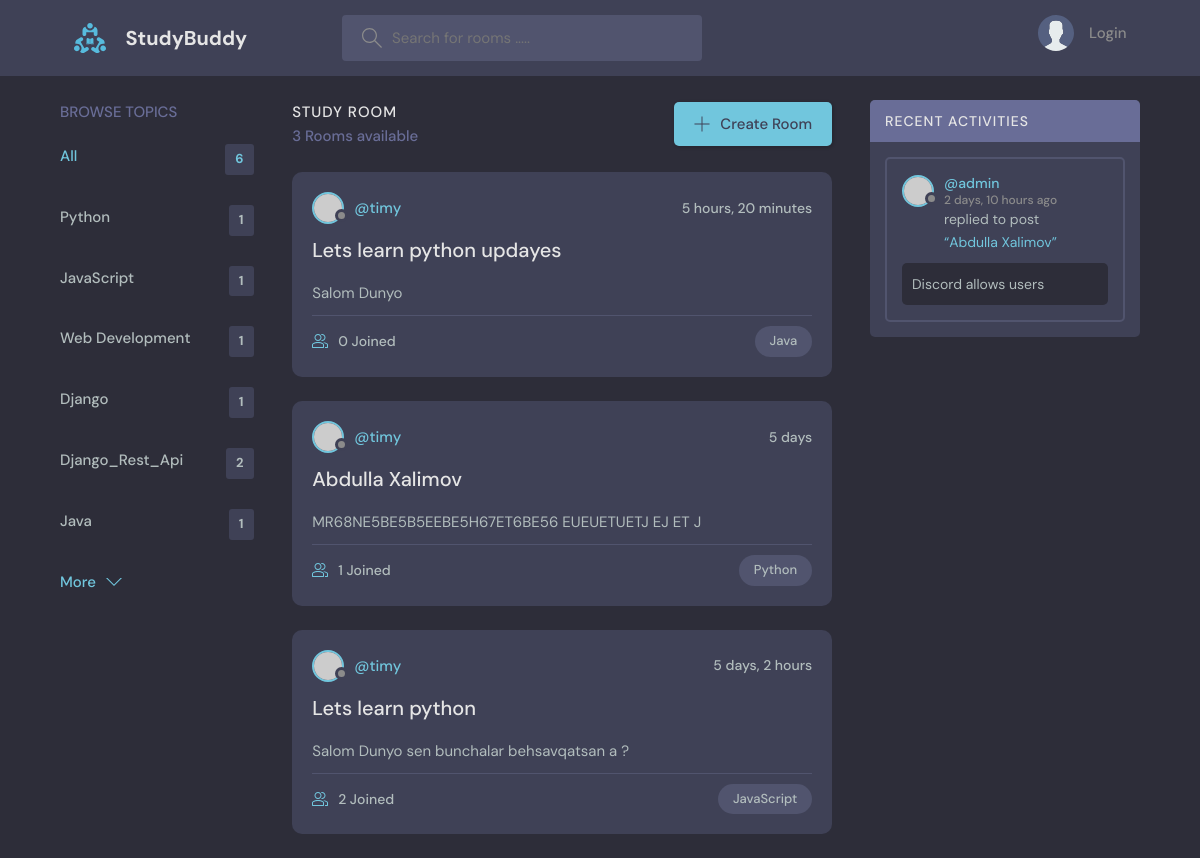
/?q=Python, run on an earlier commit of the app's database.
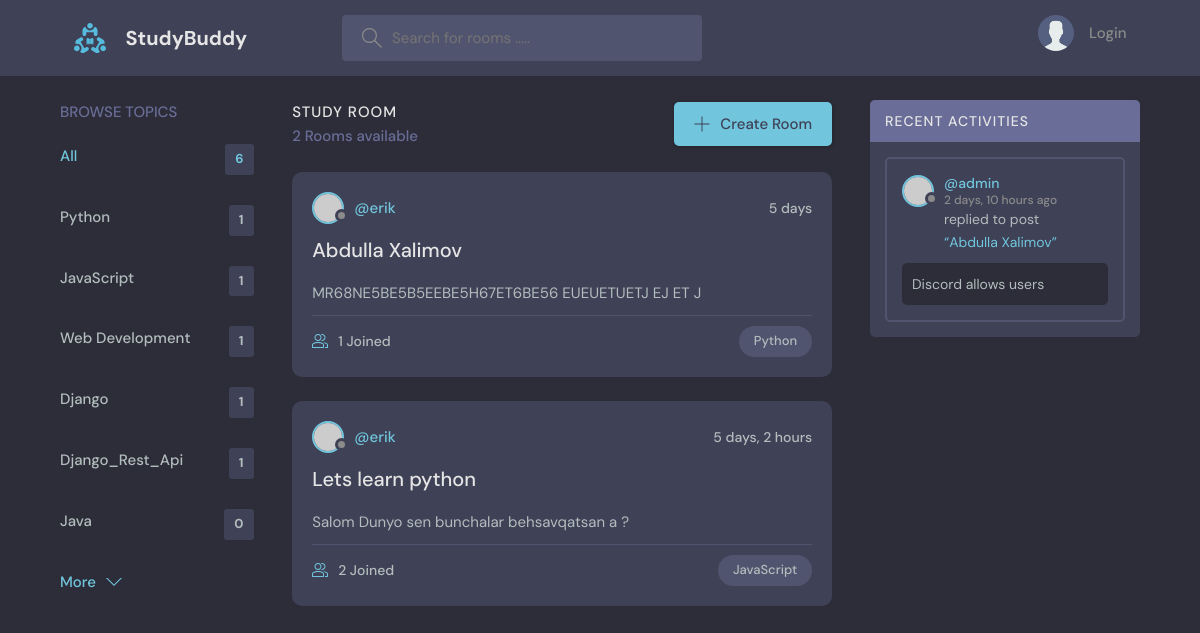
And on a later commit of the database.
### base/models.py (models this page shows)
class Topic(models.Model):
    name = models.CharField(max_length=200)
    def __str__(self) -> str:
        return self.name

class Room(models.Model):
    host = models.ForeignKey(User, on_delete=models.SET_NULL, null=True)
    topic = models.ForeignKey(Topic, on_delete=models.SET_NULL, null=True)
    participants = models.ManyToManyField(User, related_name='participants', blank=True)
    name = models.CharField(max_length=200)
    description = models.TextField()
    updated = models.DateTimeField(auto_now=True)
    created = models.DateTimeField(auto_now_add=True)
    class Meta:
        ordering = ['-updated', '-created']
    def __str__(self) -> str:
        return self.name

class Message(models.Model):
    user = models.ForeignKey(User, on_delete=models.CASCADE)
    room = models.ForeignKey(Room, on_delete=models.CASCADE)
    body = models.TextField()
    updated = models.DateTimeField(auto_now=True)
    date = models.DateTimeField(auto_now_add=True)
    class Meta:
        ordering = ['-updated', '-date']
    def __str__(self):
        return self.body[0:20]

### base/views.py (the view)
# urls.py: path('', views.home, name='home'),
def home(request):
    q = request.GET.get('q') if request.GET.get('q') != None else ''
    rooms = Room.objects.filter(
        Q(topic__name__icontains=q) |
        Q(name__icontains=q) |
        Q(description__icontains=q)
    )
    topic = Topic.objects.all()
    room_count = rooms.count()
    room_messages = Message.objects.filter(Q(room__topic__name__icontains=q))
    context = {'rooms': rooms, 'topics': topic, 'room_count': room_count, 'room_messages': room_messages,
            }
    return render(request, 'home.html', context)

### base/templates/home.html (shortened to what this page needs)
{% extends 'main.html' %}
{% load static %}
{% block content %}
<main class="layout layout--3">
  <div class="container">
    {% include 'topics_component.html' %}
    <div class="roomList">
      <div class="roomList__header">
        <div>
          <h2>Study Room</h2>
          <p>{{room_count}} Rooms available</p>
        </div>
        <a class="btn btn--main" href="{% url 'create_room' %}">
          <svg
            version="1.1"
            xmlns="http://www.w3.org/2000/svg"
            width="32"
            height="32"
            viewBox="0 0 32 32">
            <title>add</title>
            <path
              d="M16.943 0.943h-1.885v14.115h-14.115v1.885h14.115v14.115h1.885v-14.115h14.115v-1.885h-14.115v-14.115z">
              </path>
          </svg>
          Create Room
        </a>
      </div>
      {% include 'feed_component.html' %}
    </div>
    {% include 'activity_component.html' %}
  </div>
</main>
{% endblock %}

### base/templates/topics_component.html
<div class="topics">
  <div class="topics__header">
    <h2>Browse Topics</h2>
  </div>
  <ul class="topics__list">
    <li>
      <a href="/" class="active">All <span>{{topics.count}}</span></a>
    </li>
    {% for topic in topics %}
    <li>
      <a href="{% url 'home' %}?q={{topic.name}}">{{topic.name}} <span>{{topic.room_set.all.count}} </span> </a>
    </li>
    {% endfor %}
  </ul>
  <a class="btn btn--link" href="topics.html">
    More
    <svg
      version="1.1"
      xmlns="http://www.w3.org/2000/svg"
      width="32"
      height="32"
      viewBox="0 0 32 32"
    >
      <title>chevron-down</title>
      <path d="M16 21l-13-13h-3l16 16 16-16h-3l-13 13z"></path>
    </svg>
  </a>
</div>

### base/templates/feed_component.html (shortened to what this page needs)
    {% for room in rooms %}
    <div class="roomListRoom">
      <div class="roomListRoom__header">
        <a href="{% url 'profile' room.host.id %}" class="roomListRoom__author">
          <div class="avatar avatar--small">
            <img src="https://randomuser.me/api/portraits/women/11.jpg" />
          </div>
          <span>@{{room.host.username}}</span>
        </a>
        <div class="roomListRoom__actions">
          <span>{{room.created|timesince}}</span>
        </div>
      </div>
      <div class="roomListRoom__content">
        <a href="{% url 'room' room.id %}">{{room.name}}</a>
        <p>
          {{room.description}}
        </p>
      </div>
      <div class="roomListRoom__meta">
        <a href="{% url 'room' room.id %}" class="roomListRoom__joined">
          {{ room.participants.all.count }} Joined
        </a>
        <p class="roomListRoom__topic">{{room.topic}}</p>
      </div>
    </div>
    {% endfor %}

### base/templates/activity_component.html (shortened to what this page needs)
<div class="activities">
  <div class="activities__header">
    <h2>Recent Activities</h2>
  </div>
  {% for message in room_messages %}
    <div class="activities__box">
      <div class="activities__boxHeader roomListRoom__header">
        <a href="{% url 'profile' message.user.id %}" class="roomListRoom__author">
          <div class="avatar avatar--small">
            <img src="https://randomuser.me/api/portraits/women/11.jpg" />
          </div>
          <p>
            @{{message.user}}
            <span>{{message.date|timesince}} ago</span>
          </p>
        </a>
      </div>
      <div class="activities__boxContent">
        <p>
          replied to post
          <a href="room.html">“{{message.room}}”
          </a>
        </p>
        <div class="activities__boxRoomContent">
          {{message}}
        </div>
      </div>
    </div>
  {% endfor %}
</div>

What changed in the data, as far as the page shows it:
removed Room: host.username "timy", created "5 hours, 20 minutes", name "Lets learn python updayes", description "Salom Dunyo", participants.all.count "0", topic "Java"
computed for Topic "Django_Rest_Api": room_set.all.count "2" → "1"
computed for Topic "Java": room_set.all.count "1" → "0"
changed through a linked row, Room "Abdulla Xalimov": host.username "timy" → "erik"
changed through a linked row, Room "Lets learn python": host.username "timy" → "erik"
Also different on the page:
{{ room_count }}: "3" → "2"
